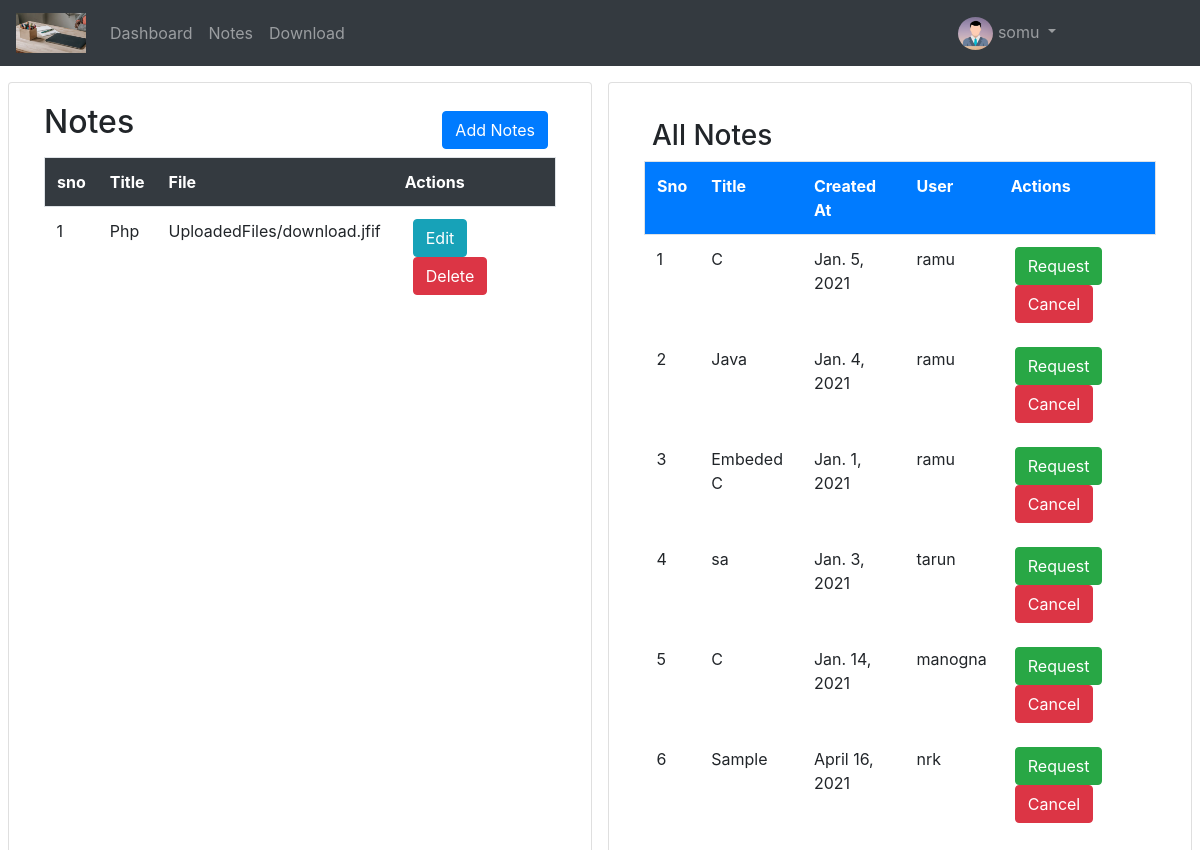
Screenshot of /vwnt/ (signed in) with the database file from the repository.
### NotesApp/models.py (models this page shows)
class Updf(models.Model):
	g = [('M',"Male"),('F',"Female")]
	age = models.IntegerField(default=18)
	gender = models.CharField(max_length=7,choices=g)
	im = models.ImageField(upload_to="Profile_pics/",default="avatar.png")
	pr = models.OneToOneField(User,on_delete=models.CASCADE)

class CrNt(models.Model):
	title = models.CharField(max_length=120)
	date = models.DateField()
	desc = models.TextField()
	created_by = models.CharField(max_length=120)
	fil = models.FileField(upload_to="UploadedFiles/")
	gnkey = models.TextField()
	crt = models.ForeignKey(User,on_delete=models.CASCADE)

### NotesApp/views.py (the view)
# urls.py: path('vwnt/',views.notesview,name="ntv"),
@login_required
def notesview(request):
	l = CrNt.objects.filter(crt_id=request.user.id)
	r = CrNt.objects.all()
	z = []
	for i in r:
		if i.created_by == request.user.username:
			continue
		else:
			z.append(i)
	return render(request,'html/notesview.html',{'mn':l,'al':z})

### NotesApp/templates/html/notesview.html (shortened to what this page needs)
{% extends 'html/base.html' %}
{% load static %}
{% block content %}
<div class="container-fluid mt-3">
	<div class="row">
		<div class="card col-md mx-2">
		<div class="card-body">
			<h2>Notes <a href="{% url 'crn' %}" class="btn btn-primary float-right m-2">Add Notes</a></h2>
			<table class="table table-borderless" id="table_id">
				<tr class="bg-dark text-white border rounded">
					<th>sno</th>
					<th>Title</th>
					<th>File</th>
					<th colspan="2">Actions</th>
				</tr>
				{% for n in mn %}
				<tr>
					<td>{{forloop.counter}}</td>
					<td>{{n.title}}</td>
					<td>{{n.fil}}</td>
					<td><a href="{% url 'upnt' n.id %}" class="btn btn-info mx-2">Edit</a><a href="{% url 'delt' n.id %}" class="btn btn-danger mx-2">Delete</a></td>
				</tr>
				{% endfor %}
			</table>
		</div>
	</div>
	<div class="card col-md mx-2">
		<div class="card-body mt-2">
			<h3 class="m-2">All Notes</h3>
			<table class="table table-borderless">
				<tr class="bg-primary text-white border rounded">
					<th>Sno</th>
					<th>Title</th>
					<th>Created At</th>
					<th>User</th>
					<th colspan="2">Actions</th>
				</tr>
				{% for m in al %}
				<tr>
					<td>{{forloop.counter}}</td>
					<td>{{m.title}}</td>
					<td>{{m.date}}</td>
					<td>{{m.created_by}}</td>
					<td><a href="" class="btn btn-success mx-1">Request</a><a href="" class="btn btn-danger mx-1">Cancel</a></td>
				</tr>
				{% endfor %}
			</table>
		</div>
	</div>
	</div>
</div>
{% endblock %}

### NotesApp/templates/html/navbar.html (shortened to what this page needs)
{% load static %}
<nav class="navbar navbar-expand-md bg-dark navbar-dark">
  <a class="navbar-brand" href="{% url 'hm' %}">
    <img src="{% static 'images/brand.jpeg' %}" alt="logo" style="width:70px;height:40px;">
  </a>
  <div class="collapse navbar-collapse" id="collapsibleNavbar">
    <ul class="navbar-nav">
      {% if not user.is_authenticated %}
      <li class="nav-item">
        <a class="nav-link" href="{% url 'hm' %}">Home</a>
      </li>
      <li class="nav-item">
        <a class="nav-link" href="{% url 'ab' %}">About</a>
      </li>
      <li class="nav-item">
        <a class="nav-link" href="{% url 'cn' %}">Contact</a>
      </li>
      <li class="nav-item">
        <a class="nav-link" href="{% url 'rg' %}">Registration</a>
      </li>
      {% else %}
      <li class="nav-item">
        <a class="nav-link" href="{% url 'dsh' %}">Dashboard</a>
      </li>
      <li class="nav-item">
        <a class="nav-link" href="{% url 'ntv' %}">Notes</a>
      </li>
      <li class="nav-item">
        <a class="nav-link" href="#">Download</a>
      </li>
      {% endif %}
    </ul>
    <ul class="navbar-nav ml-auto" style="margin-right:120px">
      {% if not user.is_authenticated %}
      <li class="nav-item">
        <a class="nav-link" href="{% url 'lg' %}">Login</a>
      </li>
      {% else %}
      <li class="dropdown">
      <a type="button" class="nav-link dropdown-toggle" data-toggle="dropdown">
         <img src="{{request.user.updf.im.url}}" height="33px" width="35px" class="rounded-circle" />  {{user.username}} </a>
    </li>
    {% endif %}
    </ul>
  </div>
</nav>

### rows the page displays
CrNt: title "Php", fil "UploadedFiles/download.jfif"
CrNt: title "C", date "Jan. 5, 2021", created_by "ramu"
CrNt: title "Java", date "Jan. 4, 2021", created_by "ramu"
CrNt: title "Embeded C", date "Jan. 1, 2021", created_by "ramu"
CrNt: title "sa", date "Jan. 3, 2021", created_by "tarun"
CrNt: title "C", date "Jan. 14, 2021", created_by "manogna"
CrNt: title "Sample", date "April 16, 2021", created_by "nrk"

### other values shown
{{ user.username }} "somu"
